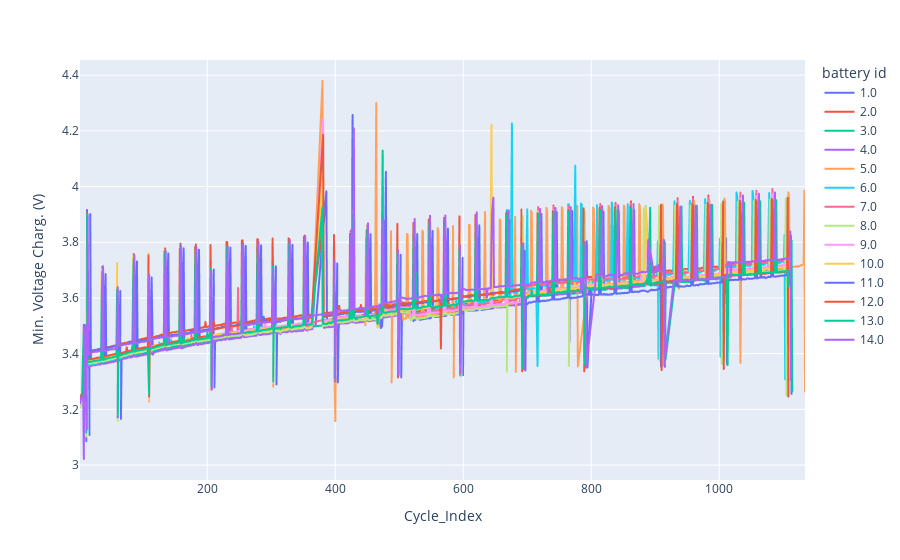

Notebook source saved alongside this figure:
### Code cell
import plotly.express as px

#df = px.data.gapminder().query("continent=='Oceania'")
fig = px.line(df, x="Cycle_Index", y="Min. Voltage Charg. (V)", color='battery id')
fig.show()


plt.show()

### Figure 1 — Plotly figure (JSON) as saved in the notebook; plotly's stock layout.template omitted (floating-point values rounded to 4 significant figures; data arrays with more than 128 entries replaced by an {"elided": "..."} marker saying what was removed)
{"data": [{"hovertemplate": "battery id=1.0<br>Cycle_Index=%{x}<br>Min. Voltage Charg. (V)=%{y}<extra></extra>", "legendgroup": "1.0", "line": {"color": "#636efa", "dash": "solid"}, "marker": {"symbol": "circle"}, "mode": "lines", "name": "1.0", "showlegend": true, "type": "scattergl", "x": {"elided": "1076 int values"}, "xaxis": "x", "y": {"elided": "1076 float values"}, "yaxis": "y"}, {"hovertemplate": "battery id=2.0<br>Cycle_Index=%{x}<br>Min. Voltage Charg. (V)=%{y}<extra></extra>", "legendgroup": "2.0", "line": {"color": "#EF553B", "dash": "solid"}, "marker": {"symbol": "circle"}, "mode": "lines", "name": "2.0", "showlegend": true, "type": "scattergl", "x": {"elided": "1079 int values"}, "xaxis": "x", "y": {"elided": "1079 float values"}, "yaxis": "y"}, {"hovertemplate": "battery id=3.0<br>Cycle_Index=%{x}<br>Min. Voltage Charg. (V)=%{y}<extra></extra>", "legendgroup": "3.0", "line": {"color": "#00cc96", "dash": "solid"}, "marker": {"symbol": "circle"}, "mode": "lines", "name": "3.0", "showlegend": true, "type": "scattergl", "x": {"elided": "1077 int values"}, "xaxis": "x", "y": {"elided": "1077 float values"}, "yaxis": "y"}, {"hovertemplate": "battery id=4.0<br>Cycle_Index=%{x}<br>Min. Voltage Charg. (V)=%{y}<extra></extra>", "legendgroup": "4.0", "line": {"color": "#ab63fa", "dash": "solid"}, "marker": {"symbol": "circle"}, "mode": "lines", "name": "4.0", "showlegend": true, "type": "scattergl", "x": {"elided": "1081 int values"}, "xaxis": "x", "y": {"elided": "1081 float values"}, "yaxis": "y"}, {"hovertemplate": "battery id=5.0<br>Cycle_Index=%{x}<br>Min. Voltage Charg. (V)=%{y}<extra></extra>", "legendgroup": "5.0", "line": {"color": "#FFA15A", "dash": "solid"}, "marker": {"symbol": "circle"}, "mode": "lines", "name": "5.0", "showlegend": true, "type": "scattergl", "x": {"elided": "1077 int values"}, "xaxis": "x", "y": {"elided": "1077 float values"}, "yaxis": "y"}, {"hovertemplate": "battery id=6.0<br>Cycle_Index=%{x}<br>Min. Voltage Charg. (V)=%{y}<extra></extra>", "legendgroup": "6.0", "line": {"color": "#19d3f3", "dash": "solid"}, "marker": {"symbol": "circle"}, "mode": "lines", "name": "6.0", "showlegend": true, "type": "scattergl", "x": {"elided": "1078 int values"}, "xaxis": "x", "y": {"elided": "1078 float values"}, "yaxis": "y"}, {"hovertemplate": "battery id=7.0<br>Cycle_Index=%{x}<br>Min. Voltage Charg. (V)=%{y}<extra></extra>", "legendgroup": "7.0", "line": {"color": "#FF6692", "dash": "solid"}, "marker": {"symbol": "circle"}, "mode": "lines", "name": "7.0", "showlegend": true, "type": "scattergl", "x": {"elided": "1081 int values"}, "xaxis": "x", "y": {"elided": "1081 float values"}, "yaxis": "y"}, {"hovertemplate": "battery id=8.0<br>Cycle_Index=%{x}<br>Min. Voltage Charg. (V)=%{y}<extra></extra>", "legendgroup": "8.0", "line": {"color": "#B6E880", "dash": "solid"}, "marker": {"symbol": "circle"}, "mode": "lines", "name": "8.0", "showlegend": true, "type": "scattergl", "x": {"elided": "1080 int values"}, "xaxis": "x", "y": {"elided": "1080 float values"}, "yaxis": "y"}, {"hovertemplate": "battery id=9.0<br>Cycle_Index=%{x}<br>Min. Voltage Charg. (V)=%{y}<extra></extra>", "legendgroup": "9.0", "line": {"color": "#FF97FF", "dash": "solid"}, "marker": {"symbol": "circle"}, "mode": "lines", "name": "9.0", "showlegend": true, "type": "scattergl", "x": {"elided": "1079 int values"}, "xaxis": "x", "y": {"elided": "1079 float values"}, "yaxis": "y"}, {"hovertemplate": "battery id=10.0<br>Cycle_Index=%{x}<br>Min. Voltage Charg. (V)=%{y}<extra></extra>", "legendgroup": "10.0", "line": {"color": "#FECB52", "dash": "solid"}, "marker": {"symbol": "circle"}, "mode": "lines", "name": "10.0", "showlegend": true, "type": "scattergl", "x": {"elided": "1079 int values"}, "xaxis": "x", "y": {"elided": "1079 float values"}, "yaxis": "y"}, {"hovertemplate": "battery id=11.0<br>Cycle_Index=%{x}<br>Min. Voltage Charg. (V)=%{y}<extra></extra>", "legendgroup": "11.0", "line": {"color": "#636efa", "dash": "solid"}, "marker": {"symbol": "circle"}, "mode": "lines", "name": "11.0", "showlegend": true, "type": "scattergl", "x": {"elided": "1077 int values"}, "xaxis": "x", "y": {"elided": "1077 float values"}, "yaxis": "y"}, {"hovertemplate": "battery id=12.0<br>Cycle_Index=%{x}<br>Min. Voltage Charg. (V)=%{y}<extra></extra>", "legendgroup": "12.0", "line": {"color": "#EF553B", "dash": "solid"}, "marker": {"symbol": "circle"}, "mode": "lines", "name": "12.0", "showlegend": true, "type": "scattergl", "x": {"elided": "1077 int values"}, "xaxis": "x", "y": {"elided": "1077 float values"}, "yaxis": "y"}, {"hovertemplate": "battery id=13.0<br>Cycle_Index=%{x}<br>Min. Voltage Charg. (V)=%{y}<extra></extra>", "legendgroup": "13.0", "line": {"color": "#00cc96", "dash": "solid"}, "marker": {"symbol": "circle"}, "mode": "lines", "name": "13.0", "showlegend": true, "type": "scattergl", "x": {"elided": "1072 int values"}, "xaxis": "x", "y": {"elided": "1072 float values"}, "yaxis": "y"}, {"hovertemplate": "battery id=14.0<br>Cycle_Index=%{x}<br>Min. Voltage Charg. (V)=%{y}<extra></extra>", "legendgroup": "14.0", "line": {"color": "#ab63fa", "dash": "solid"}, "marker": {"symbol": "circle"}, "mode": "lines", "name": "14.0", "showlegend": true, "type": "scattergl", "x": {"elided": "1051 int values"}, "xaxis": "x", "y": {"elided": "1051 float values"}, "yaxis": "y"}], "layout": {"legend": {"title": {"text": "battery id"}, "tracegroupgap": 0}, "margin": {"t": 60}, "xaxis": {"anchor": "y", "domain": [0, 1], "title": {"text": "Cycle_Index"}}, "yaxis": {"anchor": "x", "domain": [0, 1], "title": {"text": "Min. Voltage Charg. (V)"}}}}
